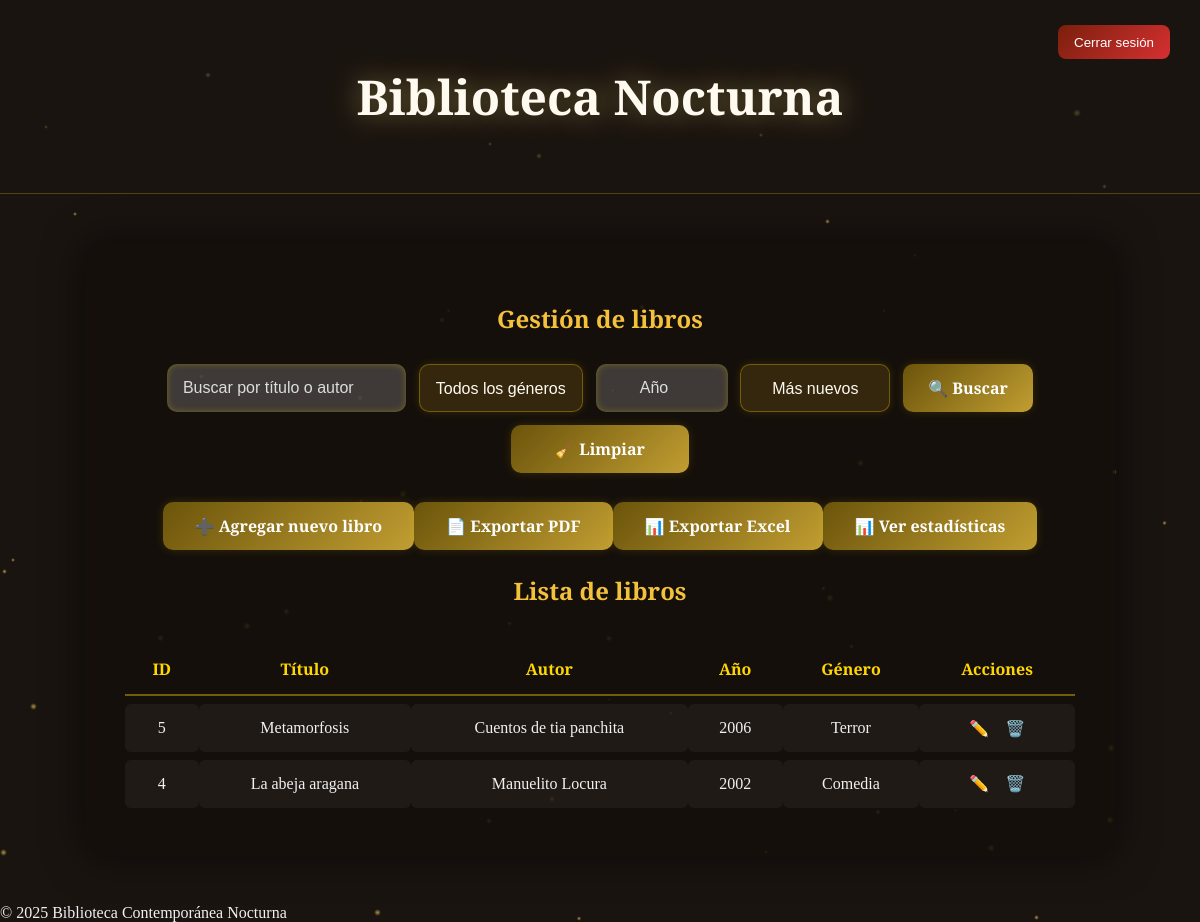
Page /panel.php (signed in) on the earlier database version.
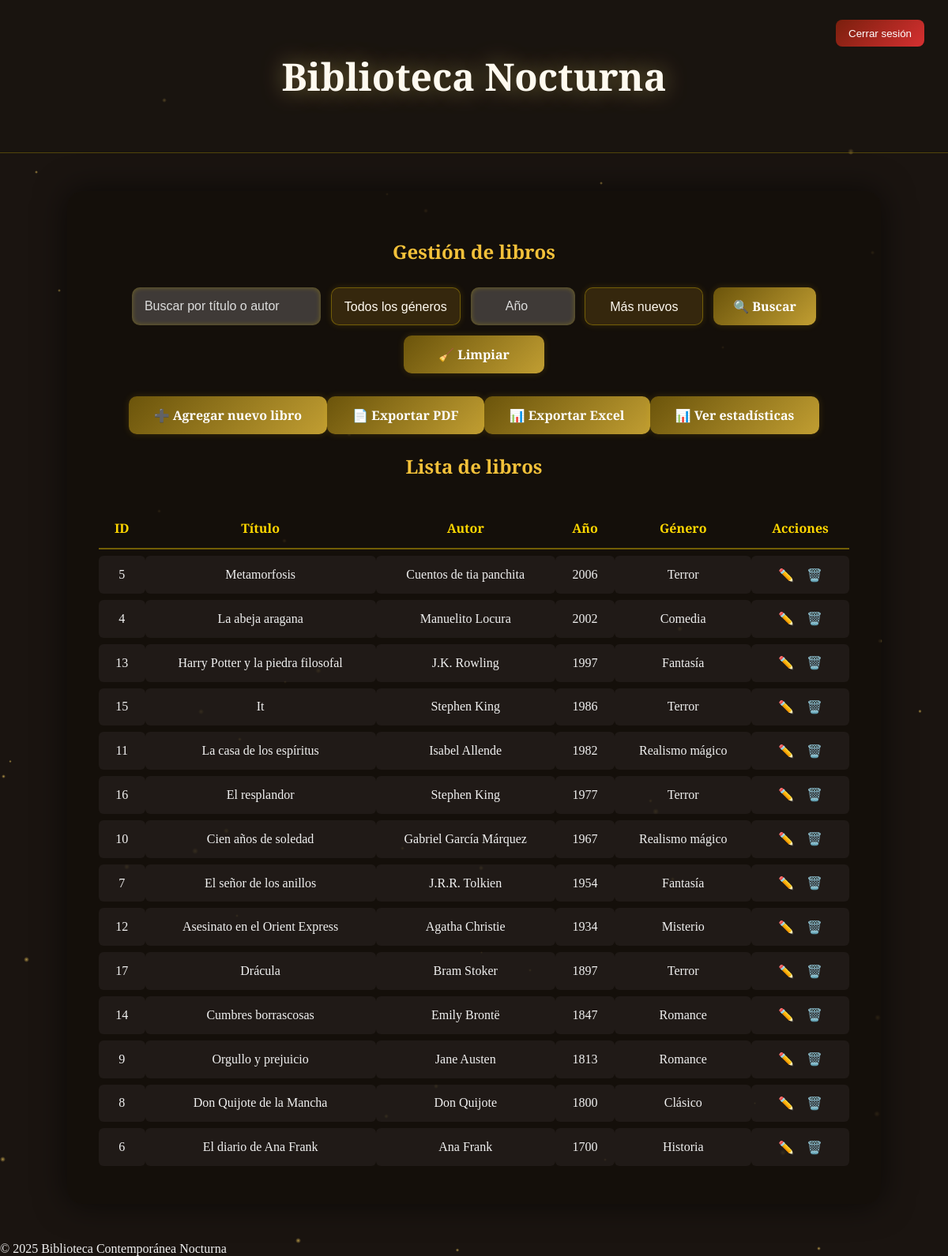
Same page on the later database version.
### tables this page shows
CREATE TABLE books (
            id INTEGER PRIMARY KEY AUTOINCREMENT,
            title TEXT NOT NULL,
            author TEXT NOT NULL,
            year INTEGER,
            genre TEXT,
            created_at DATETIME DEFAULT CURRENT_TIMESTAMP
        );

### models/Book.php (called while the page is built, shortened)
<?php
class Book {
    private $db;
    public function __construct($dbPath = 'db/biblioteca.db') {
        try {
            $this->db = new PDO('sqlite:' . $dbPath);
            $this->db->setAttribute(PDO::ATTR_ERRMODE, PDO::ERRMODE_EXCEPTION);
        } catch (PDOException $e) {
            die("❌ Error de conexión: " . $e->getMessage());
        }
    }
    public function getBooks($search = '', $genre = '', $year = '', $order = 'desc') {
        $query = "SELECT * FROM books WHERE 1";
        $params = [];
        $order = ($order === 'asc') ? 'ASC' : 'DESC';
        $query .= " ORDER BY year $order, id $order";
        $stmt = $this->db->prepare($query);
        $stmt->execute($params);
        return $stmt->fetchAll(PDO::FETCH_ASSOC);
    }
}
?>

### panel.php (the view, shortened to what this page needs)
<?php
require_once 'models/Book.php';
$book = new Book();
$searchTerm = $_GET['buscar'] ?? '';
$genre = $_GET['genre'] ?? '';
$year = $_GET['year'] ?? '';
$order = $_GET['order'] ?? 'desc';
$result = $book->getBooks($searchTerm, $genre, $year, $order);
?>
<!DOCTYPE html>
<html lang="es">
<head>
<link rel="stylesheet" href="css/panel.css">
</head>
<body>
<div id="particles"></div>
<header>
  <h1>Biblioteca Nocturna</h1>
  <form method="POST" action="logout.php">
    <button class="logout">Cerrar sesión</button>
  </form>
</header>
<div class="container">
  <h2>Gestión de libros</h2>
  <form class="search-bar" method="GET" action="">
    <input type="text" name="buscar" placeholder="Buscar por título o autor"
           value="<?= htmlspecialchars($searchTerm) ?>">
    <select name="genre" class="select-filter">
      <option value="">Todos los géneros</option>
    </select>
    <input type="number" name="year" placeholder="Año" min="0"
           value="<?= htmlspecialchars($year) ?>" class="input-year">
    <select name="order" class="select-filter">
      <option value="desc" <?= ($order === 'desc') ? 'selected' : '' ?>>Más nuevos</option>
    </select>
    <button type="submit" class="btn-golden">🔍 Buscar</button>
    <a href="panel.php" class="btn-golden">🧹 Limpiar</a>
  </form>
  <div class="add-btn">
    <a href="add.php" class="btn-golden">➕ Agregar nuevo libro</a>
	<a href="export.php?type=pdf&<?= http_build_query($_GET) ?>" class="btn-golden">📄 Exportar PDF</a>
	<a href="export.php?type=excel&<?= http_build_query($_GET) ?>" class="btn-golden">📊 Exportar Excel</a>
	<a href="stats.php" class="btn-golden">📊 Ver estadísticas</a>
  </div>
  <h2>Lista de libros</h2>
  <table>
    <tr><th>ID</th><th>Título</th><th>Autor</th><th>Año</th><th>Género</th><th>Acciones</th></tr>
    <?php if(!$result): ?>
      <tr><td colspan="6">No hay resultados.</td></tr>
    <?php else: foreach($result as $row): ?>
      <tr>
        <td><?=$row['id']?></td>
        <td><?=htmlspecialchars($row['title'])?></td>
        <td><?=htmlspecialchars($row['author'])?></td>
        <td><?=htmlspecialchars($row['year'])?></td>
        <td><?=htmlspecialchars($row['genre'])?></td>
        <td>
		  <a class="action" href="edit.php?id=<?=$row['id']?>">✏️</a>
		  <a class="action delete-btn"
			 data-id="<?=$row['id']?>"
			 data-title="<?=htmlspecialchars($row['title'])?>"
			 href="#">🗑️</a>
		</td>
      </tr>
    <?php endforeach; endif;?>
  </table>
</div>
<footer>© 2025 Biblioteca Contemporánea Nocturna</footer>
</body>
</html>

Differences in the rows shown:
added books: id "13", title "Harry Potter y la piedra filosofal", author "J.K. Rowling", year "1997", genre "Fantasía"
added books: id "15", title "It", author "Stephen King", year "1986", genre "Terror"
added books: id "11", title "La casa de los espíritus", author "Isabel Allende", year "1982", genre "Realismo mágico"
added books: id "16", title "El resplandor", author "Stephen King", year "1977", genre "Terror"
added books: id "10", title "Cien años de soledad", author "Gabriel García Márquez", year "1967", genre "Realismo mágico"
added books: id "7", title "El señor de los anillos", author "J.R.R. Tolkien", year "1954", genre "Fantasía"
added books: id "12", title "Asesinato en el Orient Express", author "Agatha Christie", year "1934", genre "Misterio"
added books: id "17", title "Drácula", author "Bram Stoker", year "1897", genre "Terror"
added books: id "14", title "Cumbres borrascosas", author "Emily Brontë", year "1847", genre "Romance"
added books: id "9", title "Orgullo y prejuicio", author "Jane Austen", year "1813", genre "Romance"
added books: id "8", title "Don Quijote de la Mancha", author "Don Quijote", year "1800", genre "Clásico"
added books: id "6", title "El diario de Ana Frank", author "Ana Frank", year "1700", genre "Historia"
